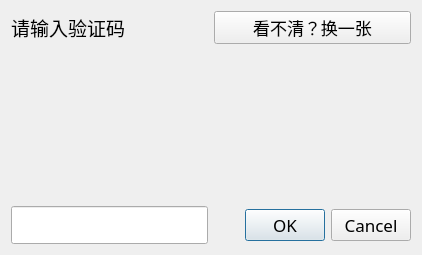
<?xml version="1.0" encoding="UTF-8"?>
<ui version="4.0">
 <class>token_Dialog</class>
 <widget class="QDialog" name="token_Dialog">
  <property name="geometry">
   <rect>
    <x>0</x>
    <y>0</y>
    <width>418</width>
    <height>249</height>
   </rect>
  </property>
  <property name="font">
   <font>
    <family>微软雅黑</family>
    <pointsize>13</pointsize>
   </font>
  </property>
  <property name="windowTitle">
   <string>Dialog</string>
  </property>
  <layout class="QVBoxLayout" name="verticalLayout">
   <item>
    <layout class="QHBoxLayout" name="horizontalLayout_2">
     <item>
      <widget class="QLabel" name="msg_label">
       <property name="font">
        <font>
         <family>微软雅黑</family>
         <pointsize>14</pointsize>
        </font>
       </property>
       <property name="text">
        <string>请输入验证码</string>
       </property>
      </widget>
     </item>
     <item>
      <widget class="QPushButton" name="refresh_button">
       <property name="text">
        <string>看不清？换一张</string>
       </property>
      </widget>
     </item>
    </layout>
   </item>
   <item>
    <widget class="QLabel" name="code_pic_label">
     <property name="minimumSize">
      <size>
       <width>400</width>
       <height>150</height>
      </size>
     </property>
     <property name="text">
      <string/>
     </property>
    </widget>
   </item>
   <item>
    <layout class="QHBoxLayout" name="horizontalLayout">
     <item>
      <widget class="QLineEdit" name="code_lineEdit">
       <property name="font">
        <font>
         <family>微软雅黑</family>
         <pointsize>16</pointsize>
        </font>
       </property>
      </widget>
     </item>
     <item>
      <widget class="QDialogButtonBox" name="buttonBox">
       <property name="orientation">
        <enum>Qt::Horizontal</enum>
       </property>
       <property name="standardButtons">
        <set>QDialogButtonBox::Cancel|QDialogButtonBox::Ok</set>
       </property>
      </widget>
     </item>
    </layout>
   </item>
  </layout>
 </widget>
 <resources/>
 <connections>
  <connection>
   <sender>buttonBox</sender>
   <signal>accepted()</signal>
   <receiver>token_Dialog</receiver>
   <slot>accept()</slot>
   <hints>
    <hint type="sourcelabel">
     <x>248</x>
     <y>254</y>
    </hint>
    <hint type="destinationlabel">
     <x>157</x>
     <y>274</y>
    </hint>
   </hints>
  </connection>
  <connection>
   <sender>buttonBox</sender>
   <signal>rejected()</signal>
   <receiver>token_Dialog</receiver>
   <slot>reject()</slot>
   <hints>
    <hint type="sourcelabel">
     <x>316</x>
     <y>260</y>
    </hint>
    <hint type="destinationlabel">
     <x>286</x>
     <y>274</y>
    </hint>
   </hints>
  </connection>
 </connections>
</ui>
